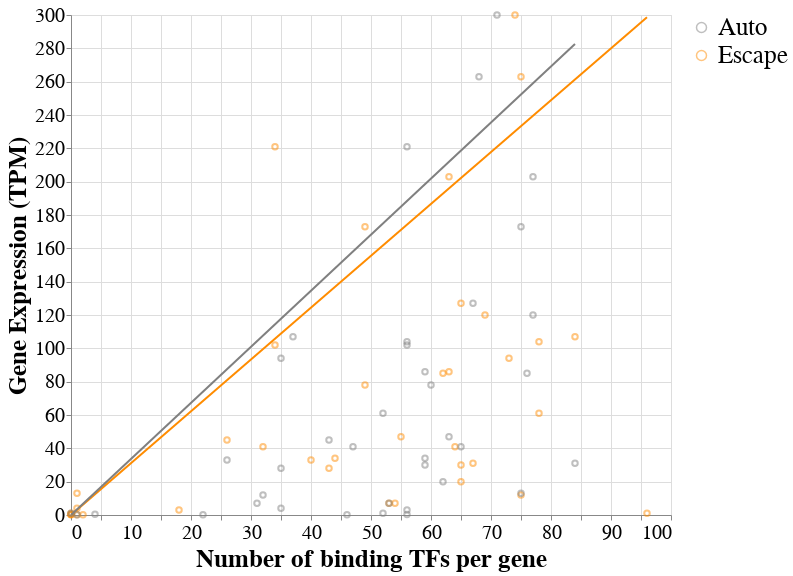

Write notebook code for a chart like this one.
### Code cell
matchedescape, matches_chart = matched_expr(joint, "Escape", "darkorange")

matches_chart + matches_chart.transform_regression('numTFs', 'GM12878_longpolyA_expr', groupby=['type']).mark_line(color='type')

### Figure 1 — Vega-Lite specification as saved in the notebook (floating-point values rounded to 4 significant figures)
{"config": {"view": {"continuousWidth": 400, "continuousHeight": 300}}, "layer": [{"mark": {"type": "point", "opacity": 0.5}, "encoding": {"color": {"type": "nominal", "field": "type", "legend": {"labelFontSize": 25, "titleFontSize": 28}, "scale": {"range": ["grey", "darkorange"]}, "title": ""}, "tooltip": {"type": "nominal", "field": "Gene Name"}, "x": {"type": "quantitative", "axis": {"labelFontSize": 20, "titleFontSize": 25}, "field": "numTFs", "title": "Number of binding TFs per gene"}, "y": {"type": "quantitative", "axis": {"labelFontSize": 20, "titleFontSize": 25}, "field": "GM12878_longpolyA_expr", "scale": {"clamp": true, "domain": [0, 300]}, "title": "Gene Expression (TPM)"}}, "height": 500, "width": 600}, {"mark": {"type": "line", "color": "type"}, "encoding": {"color": {"type": "nominal", "field": "type", "legend": {"labelFontSize": 25, "titleFontSize": 28}, "scale": {"range": ["grey", "darkorange"]}, "title": ""}, "tooltip": {"type": "nominal", "field": "Gene Name"}, "x": {"type": "quantitative", "axis": {"labelFontSize": 20, "titleFontSize": 25}, "field": "numTFs", "title": "Number of binding TFs per gene"}, "y": {"type": "quantitative", "axis": {"labelFontSize": 20, "titleFontSize": 25}, "field": "GM12878_longpolyA_expr", "scale": {"clamp": true, "domain": [0, 300]}, "title": "Gene Expression (TPM)"}}, "height": 500, "transform": [{"on": "numTFs", "regression": "GM12878_longpolyA_expr", "groupby": ["type"]}], "width": 600}], "data": {"name": "data-9f3efac99ff3cd0442bd5a17aec027fa"}, "$schema": "https://vega.github.io/schema/vega-lite/v4.8.1.json", "datasets": {"data-9f3efac99ff3cd0442bd5a17aec027fa": [{"index": "IQSEC2", "numTFs": 2, "type": "Escape", "Gene ID": "ENSG00000124313", "Gene Name": "IQSEC2", "GM12878_longpolyA_expr": 0.1}, {"index": "HTR2C", "numTFs": 0, "type": "Escape", "Gene ID": "ENSG00000147246", "Gene Name": "HTR2C", "GM12878_longpolyA_expr": 0.1}, {"index": "NAP1L3", "numTFs": 1, "type": "Escape", "Gene ID": "ENSG00000186310", "Gene Name": "NAP1L3", "GM12878_longpolyA_expr": 0.1}, {"index": "FAM9C", "numTFs": 0, "type": "Escape", "Gene ID": "ENSG00000187268", "Gene Name": "FAM9C", "GM12878_longpolyA_expr": 0.3}, {"index": "ARSH", "numTFs": 0, "type": "Escape", "Gene ID": "ENSG00000205667", "Gene Name": "ARSH", "GM12878_longpolyA_expr": 0.5}, {"index": "JPX", "numTFs": 96, "type": "Escape", "Gene ID": "ENSG00000225470", "Gene Name": "JPX", "GM12878_longpolyA_expr": 1.0}, {"index": "NLGN4X", "numTFs": 0, "type": "Escape", "Gene ID": "ENSG00000146938", "Gene Name": "NLGN4X", "GM12878_longpolyA_expr": 1.0}, {"index": "CA5B", "numTFs": 18, "type": "Escape", "Gene ID": "ENSG00000169239", "Gene Name": "CA5B", "GM12878_longpolyA_expr": 3.0}, {"index": "INE1", "numTFs": 1, "type": "Escape", "Gene ID": "ENSG00000224975", "Gene Name": "INE1", "GM12878_longpolyA_expr": 4.0}, {"index": "TCEANC", "numTFs": 53, "type": "Escape", "Gene ID": "ENSG00000176896", "Gene Name": "TCEANC", "GM12878_longpolyA_expr": 7.0}, {"index": "CA5BP1", "numTFs": 54, "type": "Escape", "Gene ID": "ENSG00000186312", "Gene Name": "CA5BP1", "GM12878_longpolyA_expr": 7.0}, {"index": "PNPLA4", "numTFs": 75, "type": "Escape", "Gene ID": "ENSG00000006757", "Gene Name": "PNPLA4", "GM12878_longpolyA_expr": 12.0}, {"index": "GPM6B", "numTFs": 1, "type": "Escape", "Gene ID": "ENSG00000046653", "Gene Name": "GPM6B", "GM12878_longpolyA_expr": 13.0}, {"index": "TRAPPC2", "numTFs": 65, "type": "Escape", "Gene ID": "ENSG00000196459", "Gene Name": "TRAPPC2", "GM12878_longpolyA_expr": 20.0}, {"index": "ZRSR2", "numTFs": 43, "type": "Escape", "Gene ID": "ENSG00000169249", "Gene Name": "ZRSR2", "GM12878_longpolyA_expr": 28.0}, {"index": "SYAP1", "numTFs": 65, "type": "Escape", "Gene ID": "ENSG00000169895", "Gene Name": "SYAP1", "GM12878_longpolyA_expr": 30.0}, {"index": "CDK16", "numTFs": 67, "type": "Escape", "Gene ID": "ENSG00000102225", "Gene Name": "CDK16", "GM12878_longpolyA_expr": 31.0}, {"index": "CTPS2", "numTFs": 40, "type": "Escape", "Gene ID": "ENSG00000047230", "Gene Name": "CTPS2", "GM12878_longpolyA_expr": 33.0}, {"index": "ZFX", "numTFs": 44, "type": "Escape", "Gene ID": "ENSG00000005889", "Gene Name": "ZFX", "GM12878_longpolyA_expr": 34.0}, {"index": "PRKX", "numTFs": 32, "type": "Escape", "Gene ID": "ENSG00000183943", "Gene Name": "PRKX", "GM12878_longpolyA_expr": 41.0}, {"index": "KDM6A", "numTFs": 64, "type": "Escape", "Gene ID": "ENSG00000147050", "Gene Name": "KDM6A", "GM12878_longpolyA_expr": 41.0}, {"index": "FUNDC1", "numTFs": 26, "type": "Escape", "Gene ID": "ENSG00000069509", "Gene Name": "FUNDC1", "GM12878_longpolyA_expr": 45.0}, {"index": "STS", "numTFs": 55, "type": "Escape", "Gene ID": "ENSG00000101846", "Gene Name": "STS", "GM12878_longpolyA_expr": 47.0}, {"index": "KDM5C", "numTFs": 78, "type": "Escape", "Gene ID": "ENSG00000126012", "Gene Name": "KDM5C", "GM12878_longpolyA_expr": 61.0}, {"index": "CXorf38", "numTFs": 49, "type": "Escape", "Gene ID": "ENSG00000185753", "Gene Name": "CXorf38", "GM12878_longpolyA_expr": 78.0}, {"index": "TXLNG", "numTFs": 62, "type": "Escape", "Gene ID": "ENSG00000086712", "Gene Name": "TXLNG", "GM12878_longpolyA_expr": 85.0}, {"index": "GEMIN8", "numTFs": 63, "type": "Escape", "Gene ID": "ENSG00000046647", "Gene Name": "GEMIN8", "GM12878_longpolyA_expr": 86.0}, {"index": "DDX3X", "numTFs": 73, "type": "Escape", "Gene ID": "ENSG00000215301", "Gene Name": "DDX3X", "GM12878_longpolyA_expr": 94.0}, {"index": "EIF1AX", "numTFs": 34, "type": "Escape", "Gene ID": "ENSG00000173674", "Gene Name": "EIF1AX", "GM12878_longpolyA_expr": 102.0}, {"index": "SMC1A", "numTFs": 78, "type": "Escape", "Gene ID": "ENSG00000072501", "Gene Name": "SMC1A", "GM12878_longpolyA_expr": 104.0}, {"index": "USP9X", "numTFs": 84, "type": "Escape", "Gene ID": "ENSG00000124486", "Gene Name": "USP9X", "GM12878_longpolyA_expr": 107.0}, {"index": "AP1S2", "numTFs": 69, "type": "Escape", "Gene ID": "ENSG00000182287", "Gene Name": "AP1S2", "GM12878_longpolyA_expr": 120.0}, {"index": "OFD1", "numTFs": 65, "type": "Escape", "Gene ID": "ENSG00000046651", "Gene Name": "OFD1", "GM12878_longpolyA_expr": 127.0}, {"index": "RBBP7", "numTFs": 49, "type": "Escape", "Gene ID": "ENSG00000102054", "Gene Name": "RBBP7", "GM12878_longpolyA_expr": 173.0}, {"index": "UBA1", "numTFs": 63, "type": "Escape", "Gene ID": "ENSG00000130985", "Gene Name": "UBA1", "GM12878_longpolyA_expr": 203.0}, {"index": "RAB9A", "numTFs": 34, "type": "Escape", "Gene ID": "ENSG00000123595", "Gene Name": "RAB9A", "GM12878_longpolyA_expr": 221.0}, {"index": "EIF2S3", "numTFs": 75, "type": "Escape", "Gene ID": "ENSG00000130741", "Gene Name": "EIF2S3", "GM12878_longpolyA_expr": 263.0}, {"index": "RPS4X", "numTFs": 74, "type": "Escape", "Gene ID": "ENSG00000198034", "Gene Name": "RPS4X", "GM12878_longpolyA_expr": 2723.0}, {"index": "NPNT", "numTFs": 22, "type": "Auto", "Gene ID": "ENSG00000168743", "Gene Name": "NPNT", "GM12878_longpolyA_expr": 0.1}, {"index": "RND2", "numTFs": 46, "type": "Auto", "Gene ID": "ENSG00000108830", "Gene Name": "RND2", "GM12878_longpolyA_expr": 0.1}, {"index": "DBNDD2", "numTFs": 1, "type": "Auto", "Gene ID": "ENSG00000244274", "Gene Name": "DBNDD2", "GM12878_longpolyA_expr": 0.1}, {"index": "PGM2L1", "numTFs": 56, "type": "Auto", "Gene ID": "ENSG00000165434", "Gene Name": "PGM2L1", "GM12878_longpolyA_expr": 0.3}, {"index": "WNK4", "numTFs": 4, "type": "Auto", "Gene ID": "ENSG00000126562", "Gene Name": "WNK4", "GM12878_longpolyA_expr": 0.5}, {"index": "SPATA9", "numTFs": 0, "type": "Auto", "Gene ID": "ENSG00000145757", "Gene Name": "SPATA9", "GM12878_longpolyA_expr": 1.0}, {"index": "PLEKHG4", "numTFs": 52, "type": "Auto", "Gene ID": "ENSG00000196155", "Gene Name": "PLEKHG4", "GM12878_longpolyA_expr": 1.0}, {"index": "PPT2", "numTFs": 56, "type": "Auto", "Gene ID": "ENSG00000221988", "Gene Name": "PPT2", "GM12878_longpolyA_expr": 3.0}, {"index": "IVL", "numTFs": 35, "type": "Auto", "Gene ID": "ENSG00000163207", "Gene Name": "IVL", "GM12878_longpolyA_expr": 4.0}, {"index": "ABAT", "numTFs": 31, "type": "Auto", "Gene ID": "ENSG00000183044", "Gene Name": "ABAT", "GM12878_longpolyA_expr": 7.0}, {"index": "RTL10", "numTFs": 53, "type": "Auto", "Gene ID": "ENSG00000215012", "Gene Name": "RTL10", "GM12878_longpolyA_expr": 7.0}, {"index": "DDR1", "numTFs": 32, "type": "Auto", "Gene ID": "ENSG00000204580", "Gene Name": "DDR1", "GM12878_longpolyA_expr": 12.0}, {"index": "CLASP1", "numTFs": 75, "type": "Auto", "Gene ID": "ENSG00000074054", "Gene Name": "CLASP1", "GM12878_longpolyA_expr": 13.0}, {"index": "BAG4", "numTFs": 62, "type": "Auto", "Gene ID": "ENSG00000156735", "Gene Name": "BAG4", "GM12878_longpolyA_expr": 20.0}, {"index": "NAPSA", "numTFs": 35, "type": "Auto", "Gene ID": "ENSG00000131400", "Gene Name": "NAPSA", "GM12878_longpolyA_expr": 28.0}, {"index": "IKZF5", "numTFs": 59, "type": "Auto", "Gene ID": "ENSG00000095574", "Gene Name": "IKZF5", "GM12878_longpolyA_expr": 30.0}, {"index": "BOD1L1", "numTFs": 84, "type": "Auto", "Gene ID": "ENSG00000038219", "Gene Name": "BOD1L1", "GM12878_longpolyA_expr": 31.0}, {"index": "CACNA2D1", "numTFs": 26, "type": "Auto", "Gene ID": "ENSG00000153956", "Gene Name": "CACNA2D1", "GM12878_longpolyA_expr": 33.0}, {"index": "DPH3", "numTFs": 59, "type": "Auto", "Gene ID": "ENSG00000154813", "Gene Name": "DPH3", "GM12878_longpolyA_expr": 34.0}, {"index": "DIP2B", "numTFs": 65, "type": "Auto", "Gene ID": "ENSG00000066084", "Gene Name": "DIP2B", "GM12878_longpolyA_expr": 41.0}, {"index": "CDK8", "numTFs": 47, "type": "Auto", "Gene ID": "ENSG00000132964", "Gene Name": "CDK8", "GM12878_longpolyA_expr": 41.0}, {"index": "MYBL2", "numTFs": 43, "type": "Auto", "Gene ID": "ENSG00000101057", "Gene Name": "MYBL2", "GM12878_longpolyA_expr": 45.0}, {"index": "H2BC7", "numTFs": 63, "type": "Auto", "Gene ID": "ENSG00000277224", "Gene Name": "H2BC7", "GM12878_longpolyA_expr": 47.0}, {"index": "DYNC1I2", "numTFs": 52, "type": "Auto", "Gene ID": "ENSG00000077380", "Gene Name": "DYNC1I2", "GM12878_longpolyA_expr": 61.0}, {"index": "EDRF1", "numTFs": 60, "type": "Auto", "Gene ID": "ENSG00000107938", "Gene Name": "EDRF1", "GM12878_longpolyA_expr": 78.0}, {"index": "SNRPD1", "numTFs": 76, "type": "Auto", "Gene ID": "ENSG00000167088", "Gene Name": "SNRPD1", "GM12878_longpolyA_expr": 85.0}, {"index": "HELLS", "numTFs": 59, "type": "Auto", "Gene ID": "ENSG00000119969", "Gene Name": "HELLS", "GM12878_longpolyA_expr": 86.0}, {"index": "CYRIB", "numTFs": 35, "type": "Auto", "Gene ID": "ENSG00000153310", "Gene Name": "CYRIB", "GM12878_longpolyA_expr": 94.0}, {"index": "RHOG", "numTFs": 56, "type": "Auto", "Gene ID": "ENSG00000177105", "Gene Name": "RHOG", "GM12878_longpolyA_expr": 102.0}, {"index": "TMEM126B", "numTFs": 56, "type": "Auto", "Gene ID": "ENSG00000171204", "Gene Name": "TMEM126B", "GM12878_longpolyA_expr": 104.0}, {"index": "PFKP", "numTFs": 37, "type": "Auto", "Gene ID": "ENSG00000067057", "Gene Name": "PFKP", "GM12878_longpolyA_expr": 107.0}, {"index": "PRKDC", "numTFs": 77, "type": "Auto", "Gene ID": "ENSG00000253729", "Gene Name": "PRKDC", "GM12878_longpolyA_expr": 120.0}, {"index": "TMEM258", "numTFs": 67, "type": "Auto", "Gene ID": "ENSG00000134825", "Gene Name": "TMEM258", "GM12878_longpolyA_expr": 127.0}, {"index": "RPL13", "numTFs": 75, "type": "Auto", "Gene ID": "ENSG00000167526", "Gene Name": "RPL13", "GM12878_longpolyA_expr": 173.0}, {"index": "SEPHS2", "numTFs": 77, "type": "Auto", "Gene ID": "ENSG00000179918", "Gene Name": "SEPHS2", "GM12878_longpolyA_expr": 203.0}, {"index": "POLR2B", "numTFs": 56, "type": "Auto", "Gene ID": "ENSG00000047315", "Gene Name": "POLR2B", "GM12878_longpolyA_expr": 221.0}, {"index": "CD79A", "numTFs": 68, "type": "Auto", "Gene ID": "ENSG00000105369", "Gene Name": "CD79A", "GM12878_longpolyA_expr": 263.0}, {"index": "LCP1", "numTFs": 71, "type": "Auto", "Gene ID": "ENSG00000136167", "Gene Name": "LCP1", "GM12878_longpolyA_expr": 2656.0}]}}
